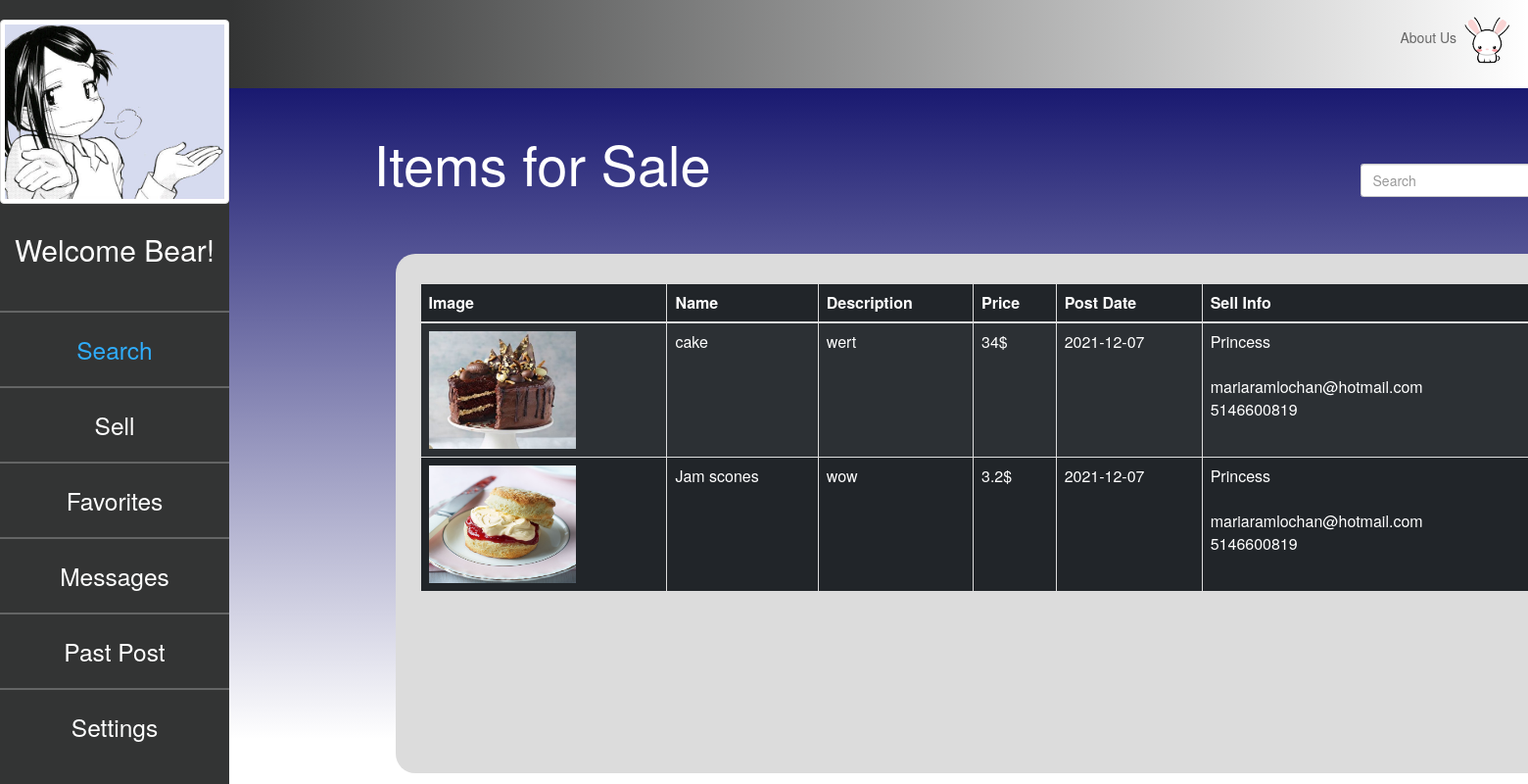
The page /Profile/index (signed in) on the database its author committed.
### tables this page shows
CREATE TABLE `item` (
  `item_id` int(11) NOT NULL,
  `profile_id` int(11) NOT NULL,
  `item_name` varchar(50) NOT NULL,
  `item_pic` varchar(50) NOT NULL,
  `item_desc` text NOT NULL,
  `item_price` double NOT NULL,
  `posted_date` date NOT NULL DEFAULT current_timestamp(),
  `visits` int(11) NOT NULL,
  `status` enum('available','unavailable') NOT NULL DEFAULT 'available'
);

CREATE TABLE `profile` (
  `profile_id` int(11) NOT NULL,
  `user_id` int(11) NOT NULL,
  `profile_name` varchar(50) NOT NULL,
  `email` varchar(100) NOT NULL,
  `phone_num` varchar(10) NOT NULL,
  `profile_pic` varchar(50) NOT NULL
);

### app/core/Controller.php (called while the page is built, shortened)
<?php
class Controller{
	public function view($name,$data=null){
		include 'app/views/' . $name . '.php';
	}
}

### app/controllers/Profile.php (called while the page is built, shortened)
<?php
class Profile extends \app\core\Controller{
	public function index(){
		$item = new \app\models\Item();
        $result = $item->getAll();
		$this->view('Profile/index', $result);
	}
}

### app/core/App.php (called while the page is built, shortened)
<?php
class App{
	private $method = 'index';
	public function __construct(){
		$url = $this->parseURL();
		if(isset($url[0])){
			unset($url[0]);
		}
		$this->controller = new $this->controller;
		if(isset($url[1])){
			if(method_exists($this->controller, $url[1])){
				$this->method = $url[1];
			}
			unset($url[1]);
		}
		$this->params = $url ? array_values($url) : [];
		call_user_func_array(array($this->controller, $this->method), $this->params);
	}
	public function parseURL(){
		if(isset($_GET['url'])){
			return explode('/', filter_var(rtrim($_GET['url'], '/'),FILTER_SANITIZE_URL));
		}
	}
}

### index.php (called while the page is built, shortened)
<?php
new \app\core\App();

### app/models/Item.php (called while the page is built, shortened)
<?php
class Item extends \app\core\Model{
	public function getAll(){
        $SQL = "SELECT * FROM item WHERE `status` = 'available' ";
        $STMT = self::$_connection->prepare($SQL);
        $STMT->execute();
        $STMT->setFetchMode(\PDO::FETCH_CLASS,'app\\models\\Item');
        return $STMT->fetchAll();
    }
}

### app/core/Model.php (called while the page is built, shortened)
<?php
class Model{
	public function __construct(){
		$username = 'root';
		$password = '';
		$host = 'localhost';
		$DBname = 'teamproject';
	}
}

### app/models/Profile.php (called while the page is built, shortened)
<?php
class Profile extends \app\core\Model{
    public function getSpecificUser($profile_id){
        $SQL = 'SELECT * FROM profile WHERE profile_id = :profile_id';
        $STMT = self::$_connection->prepare($SQL);
        $STMT->execute(['profile_id'=>$profile_id]);
        $STMT->setFetchMode(\PDO::FETCH_CLASS,'app\\models\\Profile');
        return $STMT->fetch();
    }
}

### app/views/Profile/index.php (the view, shortened to what this page needs)
<html>
<head>
    <link href="https://cdn.jsdelivr.net/npm/bootstrap@5.1.3/dist/css/bootstrap.min.css" rel="stylesheet"
>
    <link rel="stylesheet" href="/app/css/design.css">
    <link rel="stylesheet" href="https://maxcdn.bootstrapcdn.com/bootstrap/3.4.1/css/bootstrap.min.css">
</head>
<body id='container'>
<div class="sidenav">
    <center>
    <img src="<?=$_SESSION['profile_pic'] ?>" class='img-thumbnail img-fluid' alt="Responsive image" id='logo' alt="">
    <center>
    <h2 class="nav-title" style="color:white; margin-top: 30px">
        Welcome <?=$_SESSION['profile_name'] ?>!
    </h2>
    <div class="admin-navbar-items">
        <hr class="admin-hr">
        <a style="color: #2fadfc;" href="/Profile/index">Search</a>
        <hr class="admin-hr">
        <a href="/Item/index">Sell</a>
        <hr class="admin-hr">
        <a href="/Favorite/index">Favorites</a>
        <hr class="admin-hr">
        <a href="/Message/index">Messages</a>
        <hr class="admin-hr">
        <a href="/Item/past">Past Post</a>
        <hr class="admin-hr">
    </div>
    </center>
    <div class="text-center setting-logout-position-admin">
        <a href="/Profile/settings">Settings</a>
        <center>
            <br><br><br><br><br><hr>
        </center>
    </div>
</div>
    <div class="p-4 topBar">
        <ul id="right-side">
            <a href="">About Us
                <img src="/images/bunny.gif" id="profilepic">
            </a>
        </ul>
    </div>
    <div class="blue-box">
        <div class="container" style="margin-left: 10%">
            <form action="/Item/search" method="POST">
                    <div style='display:inline-block; margin-top: 4%'><h1 style="display:inline;color:white; width: 50%; font-size: 400%">Items for Sale</h1></div>
                    <div style='display:inline-block; margin-left: 33%'><input type="search" class="form-control rounded" placeholder="Search" style="width: 150%; margin-left: 145%" />
                    </div>
            </form>
        </div>
    <div style='display:inline-block; height: 55%'>
        <div class="container insideColor" style="margin-left: 19%;
                margin-top: 5%; width: 400%; height: 145%">
            <section class="p-3" style="width: 100%;margin-top: 1.5%;">
                <div class="table-wrapper-scroll-y my-custom-scrollbarSell">
                    <table class="table table-bordered table-striped table-dark">
                        <thead>
                            <tr>
                              <th scope="col">Image</th>
                              <th scope="col">Name</th>
                              <th scope="col">Description</th>
                              <th scope="col">Price</th>
                              <th scope="col">Post Date</th>
                              <th scope="col">Sell Info</th>
                            </tr>
                        </thead>
                        <tbody>
                            <?php
                            foreach($data as $result) {
                            $profile = new \app\models\Profile();
                            $profile = $profile->getSpecificUser($result->profile_id);
                            echo " <tr>
                                        <td >
                                            <img src='$result->item_pic' style='width:150px; height: 120px;'>
                                        </td>
                                        <td >$result->item_name</td>
                                        <td style='word-wrap:break-word'>$result->item_desc</td>
                                        <td >$result->item_price$</td>
                                        <td >$result->posted_date</td>
                                        <td >
                                            $profile->profile_name<br><br>
                                            $profile->email<br>
                                            $profile->phone_num
                                        </td>
                                        <td>
                                            <center>
                                                <a href='/Favorite/insert/$result->item_id' class='btn btn-danger' style='width:50%; font-size: 120%''>❤️</a>
                                            </center>
                                        </td>
                                    </tr>";
                                }
                            ?>
                        </tbody>
                    </table>
                 </div>
            </section>
        </div>
    </div>
</div>
</body>
</html>

### app/css/design.css (style rules this page uses)
#container { width: 100%; height: 83%; }
.sidenav { height: 100%; width: 15%; position: fixed; z-index: 1; top: 0; left: 0; background-color: #333434; overflow-x: hidden; padding-top: 20px; }
.sidenav a { text-decoration: none; font-size: 175%; color: white; display: block; }
.admin-navbar-items { margin-top: 20%; }
.admin-hr { color: white; width: 340px; }
.blue-box { margin-left: 15%; width: 85%; height: 100%; background-image: linear-gradient(to top, rgba(25,25,112,0), rgba(25,25,112,1)); }
.container { position: center; border-radius: 20px; }
.topBar { background-image: linear-gradient(to left, rgba(51, 52, 52,0), rgba(51, 52, 52,1)); color: #666666; margin-left: 15%; width: 85%; display: inline-block; }
.topBar a { color: #666666; vertical-align: middle; }
#right-side { display: inline; float: right; text-align: right; }
#right-side a { vertical-align: middle; }
#profilepic { height:50px; width: auto; border-radius:50px; }
.insideColor { background-color: #DCDCDC; }
.my-custom-scrollbarSell { position: relative; height: 91%; overflow: auto; }
.table-wrapper-scroll-y { display: block; }

### rows shown on the page
item: item_pic (picture), item_name "cake", item_desc "wert", item_price "34", posted_date "2021-12-07", profile.profile_name "Princess", profile.email "mariaramlochan@hotmail.com", profile.phone_num "5146600819"
item: item_pic (picture), item_name "Jam scones", item_desc "wow", item_price "3.2", posted_date "2021-12-07", profile.profile_name "Princess", profile.email "mariaramlochan@hotmail.com", profile.phone_num "5146600819"

### other values the page prints
$_SESSION['profile_name'] "Bear"
